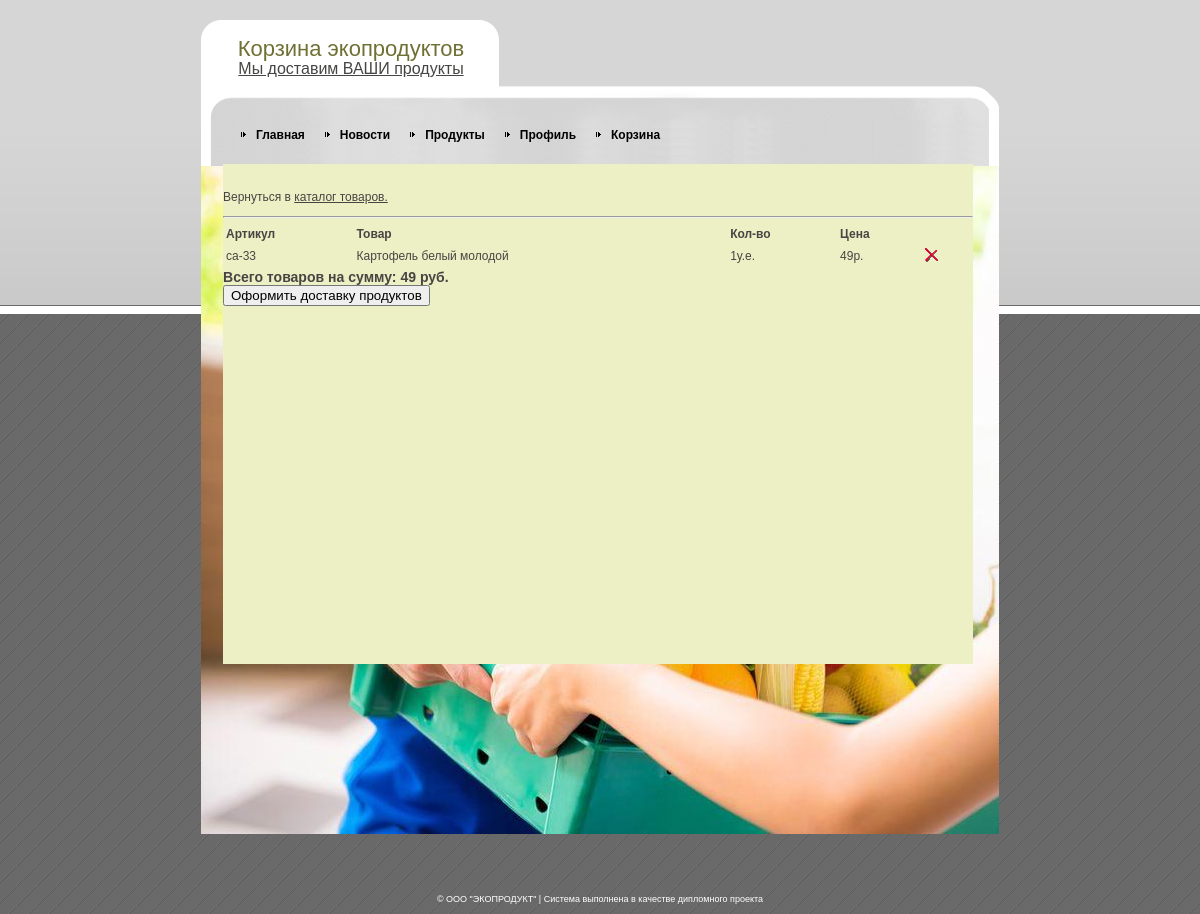
/basket.php (signed in), run on an earlier commit of the app's database.
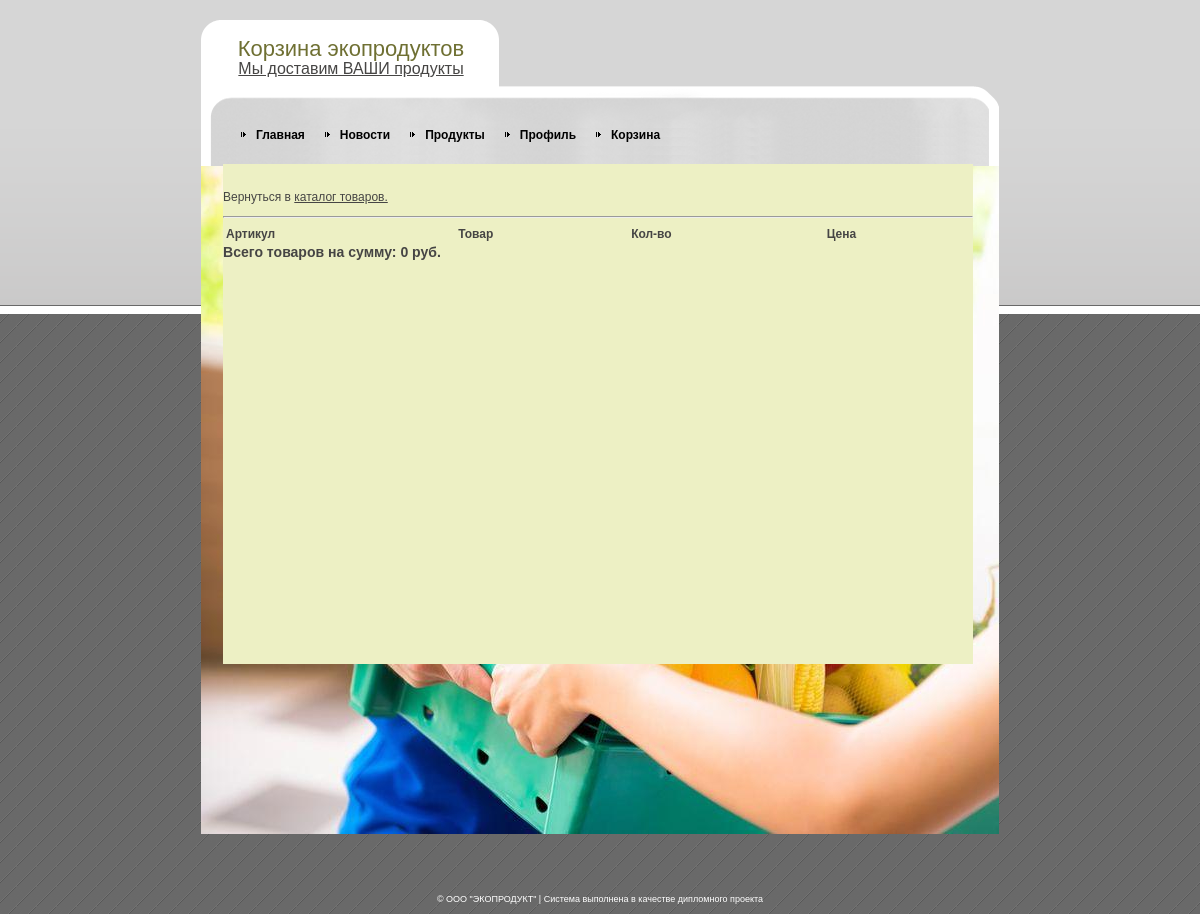
And on a later commit of the database.
### tables this page shows
CREATE TABLE IF NOT EXISTS `basket` (
  `id` int(11) NOT NULL AUTO_INCREMENT,
  `id_customer` int(11) NOT NULL,
  `id_catalog` int(11) NOT NULL,
  `quantity` float NOT NULL,
  `datetime` datetime NOT NULL,
  PRIMARY KEY (`id`),
  KEY `id` (`id`),
  KEY `catalogid` (`id_catalog`),
  KEY `id_customer` (`id_customer`)
);

CREATE TABLE IF NOT EXISTS `catalog` (
  `id` int(11) NOT NULL AUTO_INCREMENT,
  `typeid` int(11) NOT NULL,
  `article` varchar(15) NOT NULL,
  `name` varchar(150) NOT NULL,
  `note` varchar(500) NOT NULL,
  `amount` int(11) NOT NULL,
  `price` float NOT NULL,
  `discount` int(11) NOT NULL,
  PRIMARY KEY (`id`),
  KEY `id` (`id`),
  KEY `typeid` (`typeid`)
);

### basket.php (the view, shortened to what this page needs)
<?php
require "lib_db.php";
?>
<!DOCTYPE html PUBLIC "-//W3C//DTD XHTML 1.0 Strict//EN" "http://www.w3.org/TR/xhtml1/DTD/xhtml1-strict.dtd">
<html xmlns="http://www.w3.org/1999/xhtml" xml:lang="en" lang="en">
<head>
<link rel="stylesheet" href="style.css" type="text/css" charset="utf-8" />
</head>
<body>
<div id="outer">
  <div id="wrapper">
    <div id="body-bot">
      <div id="body-top">
        <div id="logo">
          <h1>Корзина экопродуктов</h1>
          <p><a href="adminform.php" target="_parent">Мы доставим ВАШИ продукты</a></p>
        </div>
        <div id="nav">
          <ul>
          </ul>
        </div>
        <div id="gboxm"><br>
		<?
		echo "<p>Вернуться в <a href='product.php'>каталог товаров.</a></p><hr>";
	?>
	<table border="0" cellpadding="3" cellspacing="0" width="100%">
	<tr>
		<td><h4>Артикул</h4></td>
		<td><h4>Товар</h4></td>
		<td><h4>Кол-во</h4></td>
		<td><h4>Цена</h4></td>
	</tr>
    <?
		$goods = myBasket();
		$sum = 0;
		foreach($goods as $item)
        {
		?>
			<tr>
			<td><?=$item["article"]?></td>
			<td><?=$item["name"]?></td>
			<td><?=$item["quantity"]?>у.е.</td>
			<td><?=$item["price"]?>р.</td>
			<td><a href="delete_from_basket.php?id=<?=$item["id"]?>"><img src="images/logos/del.ICO" alt="product" /></a></td>
			</tr>
		<?
		$sum += $item["price"]*$item["quantity"];
		}
	?>
    </table>
	<h3>Всего товаров на сумму: <?=$sum?> руб. </h3>
	<?
	if ($sum > 0) {?>
        <form action="order.php" method="POST">
            <input type="submit" value="Оформить доставку продуктов">
        </form>
    <? } ?>
        </div>
      </div>
    </div>
  </div>
</div>
<div id="copyright"> &copy; ООО "ЭКОПРОДУКТ" | Система выполнена в качестве дипломного проекта</div>
</body>
</html>

What changed in the data, as far as the page shows it:
removed basket: id_catalog.article "са-33", id_catalog.name "Картофель белый молодой", quantity "1", id_catalog.price "49"
Also different on the page:
$sum: "49" → "0"
form field value: "Оформить доставку продуктов" → (not shown)
